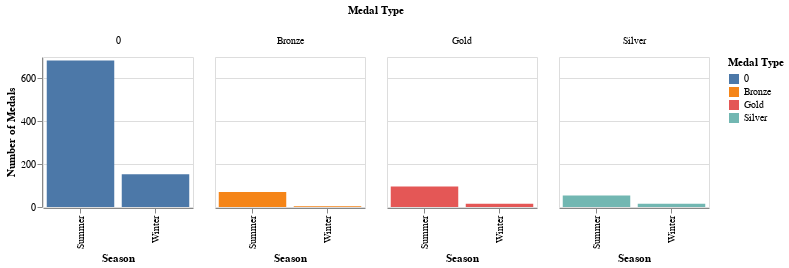

Notebook code cell kept with this figure:
### Code cell
import altair as alt
import pandas as pd
import random

# Sample 5000 random rows from the DataFrame
random.seed(42)  # Set a random seed for reproducibility
sampled_df = df.sample(n=5000, random_state=42)

# Filter the sampled DataFrame to include only the specified countries
countries = ['USA', 'URS', 'GER', 'GBR', 'FRA']
filtered_df = sampled_df[sampled_df['NOC'].isin(countries)]

# Create the facet bar plot
bars = alt.Chart(filtered_df).mark_bar().encode(
    x=alt.X('Season:N', title='Season'),
    y=alt.Y('count():Q', title='Number of Medals'),
    color=alt.Color('Medal:N', title='Medal Type'),
    column=alt.Column('Medal:N', title='Medal Type')
).properties(
    width=150,
    height=150
)

bars

### Figure 1 — Vega-Lite specification as saved in the notebook (floating-point values rounded to 4 significant figures; data arrays with more than 128 entries replaced by an {"elided": "..."} marker saying what was removed)
{"config": {"view": {"continuousWidth": 400, "continuousHeight": 300}}, "data": {"name": "data-8af3500d7724f4eeef99fba0a95375a6"}, "mark": "bar", "encoding": {"color": {"field": "Medal", "title": "Medal Type", "type": "nominal"}, "column": {"field": "Medal", "title": "Medal Type", "type": "nominal"}, "x": {"field": "Season", "title": "Season", "type": "nominal"}, "y": {"aggregate": "count", "title": "Number of Medals", "type": "quantitative"}}, "height": 150, "width": 150, "$schema": "https://vega.github.io/schema/vega-lite/v4.17.0.json", "datasets": {"data-8af3500d7724f4eeef99fba0a95375a6": {"elided": "1091 records"}}}
